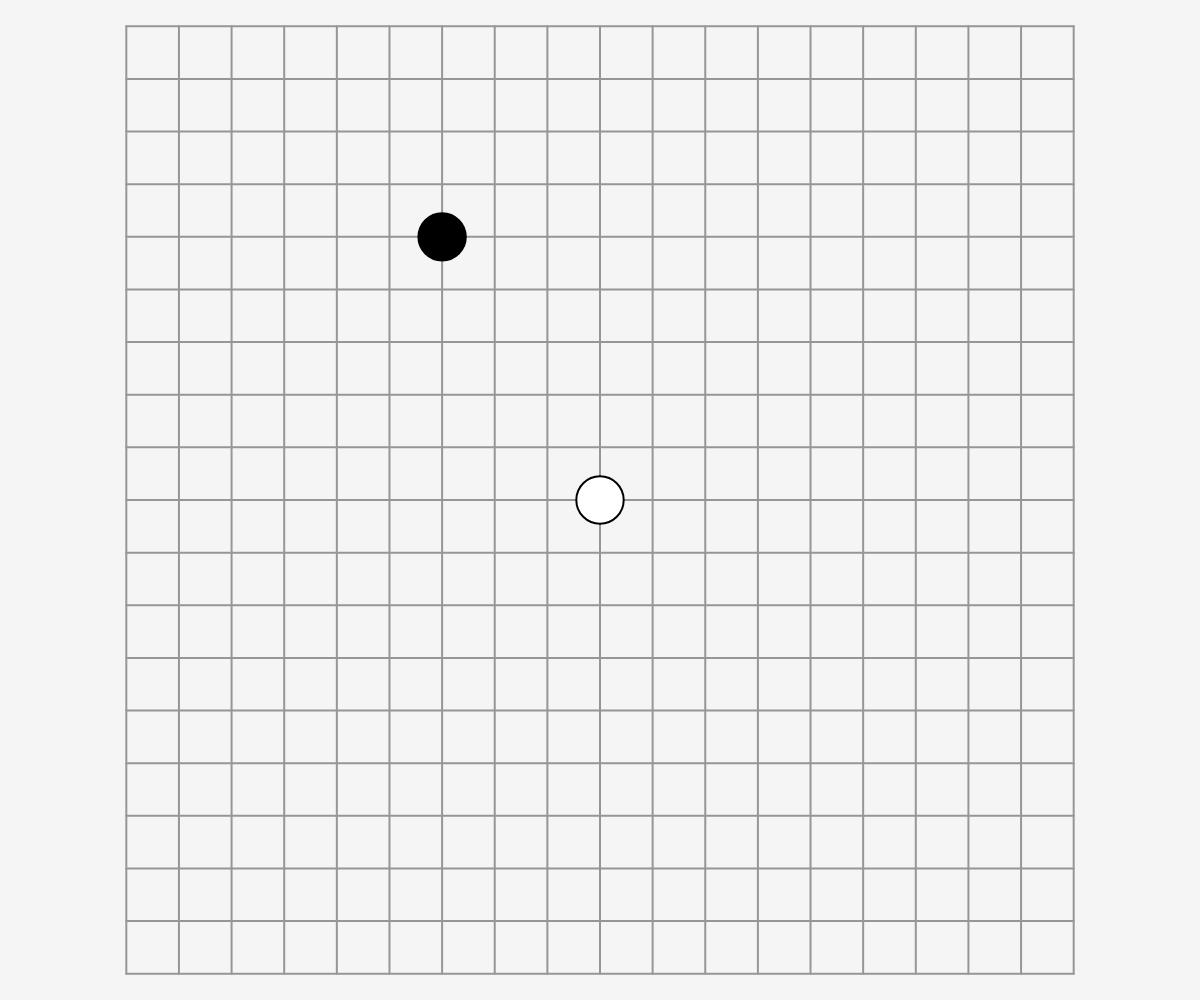
Frame 1 (no input)
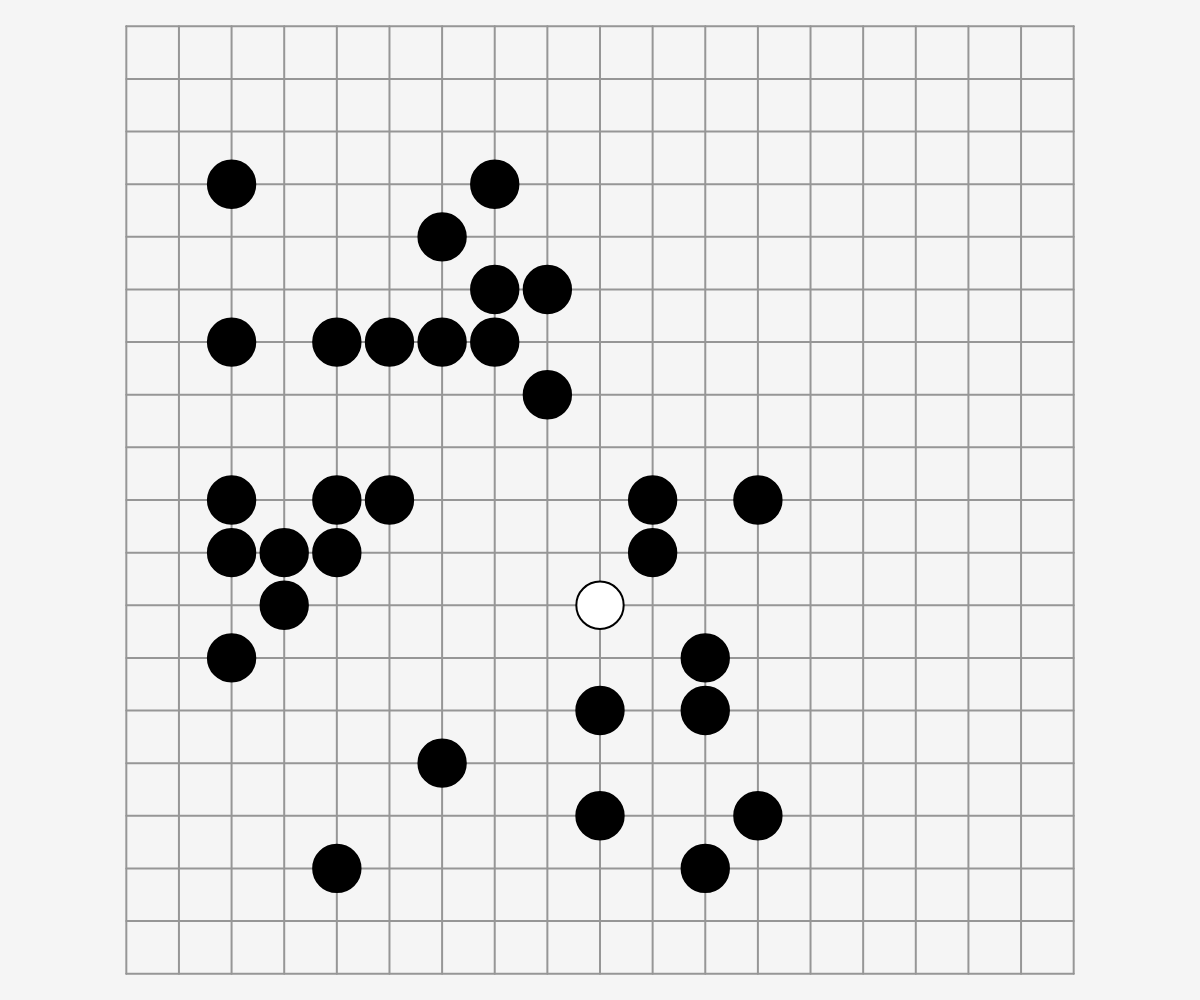
Frame 60 (no input)
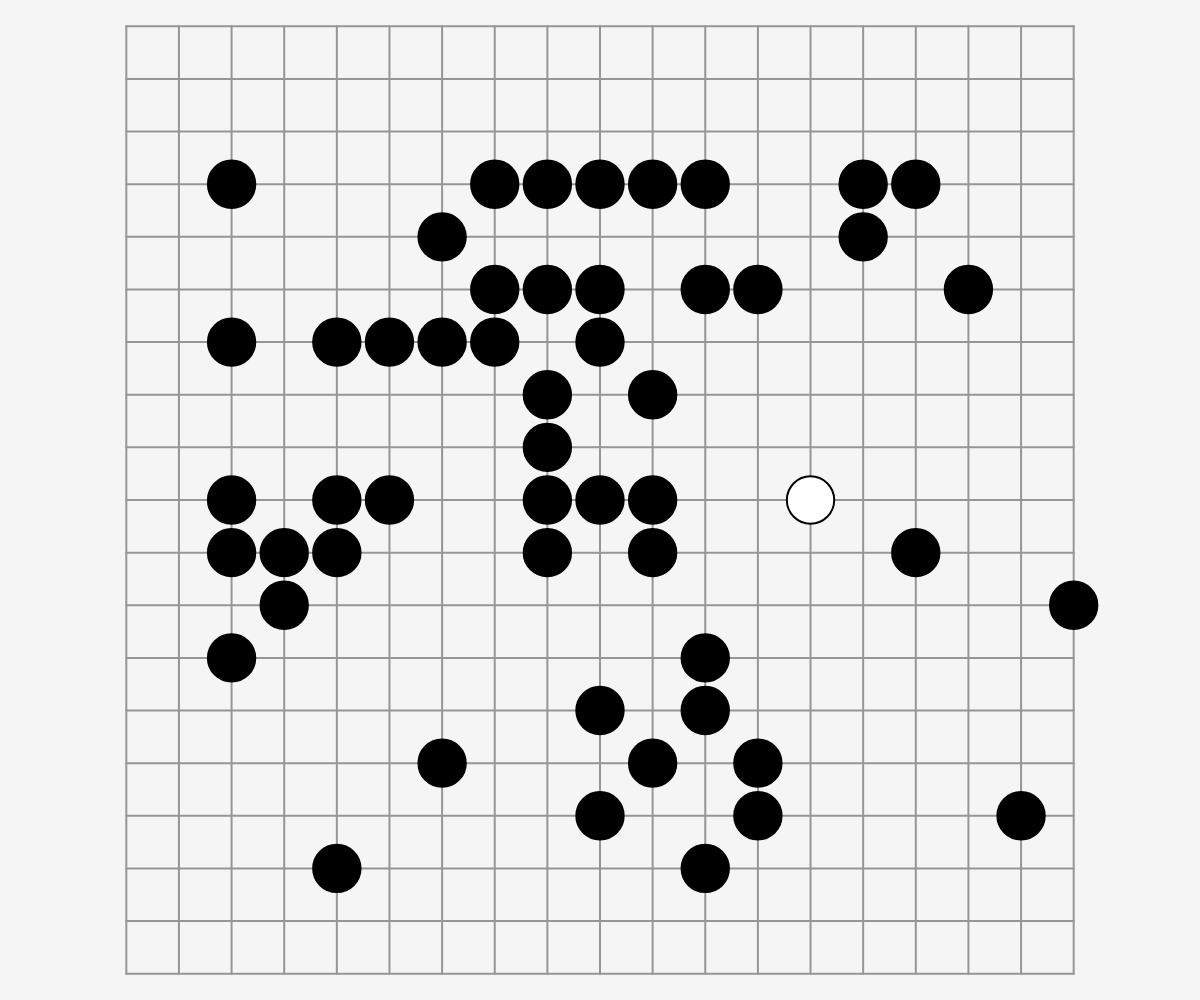
Frame 120 (the mouse pressed at the canvas centre since frame 60)

The p5.js sketch that drew these frames (run headless with seeded random() and noise() and a simulated clock; from frame 60 on, the mouse is pressed at the canvas centre):

// p5.js sketch
// ── sketch.js
let board, l
let win = [0,0]
var t = 0
function setup(){
    createCanvas(window.innerWidth,window.innerHeight)
    background(245)


    board = []
    for(let i = 0; i < 19; i++){
        let row = []
        for(let j = 0; j < 19; j++){
            row.push(0)
        }
        board.push(row)
    }
    board[9][9] = 1

    l = min(width/19.0,height/19.0)
  
}

function draw(){
    if(t == 0){
        randomPlayer(board, true)
    }else{
        randomPlayer(board, false)
    }
    t = (t+1)%2
    drawBoard(board,l)
    checkGameOver(board)
}

function checkGameOver(board){
    let p = getBallPos(board)
    if(p.y <= 1 || p.y >= board.length - 2){
        if(p.y <= 1){
            win[0]++
        }else{
            win[1]++
        }
        for(let i = 0; i < board.length; i++){
            for(let j = 0; j < board[0].length; j++){
                board[i][j] = 0
            }
        }
        board[floor(board.length/2)][floor(board[0].length/2)] = 1
        console.log('P1:'+win[0]+', P2:'+win[1] + ", P1 Win %:" + win[0]/(win[0]+win[1]))
    }
}

function randomPlayer(board, top){
    let p = getBallPos(board)
    let row = p.y + floor(random(0,7)) * (top?-1:1)
    let col = p.x + floor(random(-5,6))
    if(random(1)<.5){
        longestJump(board,p.y,p.x, top)
    }else{
        if(inBounds(board,col,row) && board[row][col] == 0){
            board[row][col] = 2
        }
    }
}

function randomPlayer2(board, top){
    let p = getBallPos(board)
    let row = p.y + 1 * (top?-1:1)
    let col = p.x
    if(random(1)<.5){
        longestJump(board,p.y,p.x, top)
    }else{
        if(inBounds(board,col,row) && board[row][col] == 0){
            board[row][col] = 2
        }
    }
}

function randomPlayer3(board, top){
    let p = getBallPos(board)
    let row = p.y + 1 * (top?-1:1)
    let col = p.x + floor(random(-1,2))
    if(random(1)<.5){
        longestJump(board,p.y,p.x, top)
    }else{
        if(inBounds(board,col,row) && board[row][col] == 0){
            board[row][col] = 2
        }
    }
}

function getBallPos(board){
    var result = createVector(-1,-1)
    for(let i = 0; i < board.length; i++){
        for(let j = 0; j < board[0].length; j++){
            if(board[i][j] == 1){
                result = createVector(j,i)
            }
        }
    }
    return result
}

function longestJump(board, row, col, top){
    let s
    if(top){
        s = -1
    }else{
        s = 1
    }
    let dir = [[1,0],[1,1*s],[0,1*s],[-1,1*s],[-1,0]]
    let spots = []
    let ds = []
    for(let i = 0; i < dir.length; i++){
        let s = jumpDir(board, col, row, dir[i][0],dir[i][1],0)
        if(s[0]!=-1){
            spots.push(s)
            ds.push(dir[i])
        }
    }

    let max, maxDir, d
    if(spots.length > 0){
        max = spots[0]
        maxDir = ds[0]
        d = dist(max[0],max[1],col,row)
        for(let i = 1; i < spots.length; i++){
            let d2 = dist(spots[i][0],spots[i][1],col,row)
            if(d2 > d){
                max = spots[i]
                d = d2
                maxDir = ds[i]
            }
        }
        let r = row
        let c = col
        while(r != max[1] || c != max[0]){
            board[r][c] = 0
            r += maxDir[1]
            c += maxDir[0]
        }
        board[max[1]][max[0]] = 1
    }

}

function jumpDir(board, x, y, dx, dy,count){
    let pX = x + dx
    let pY = y + dy
    if(!inBounds(board,pX,pY)){
        return [-1,-1]
    }
    else if(board[pY][pX] == 0 && count == 0){
        return [-1,-1]
    }else if(board[pY][pX] == 2){
        return jumpDir(board,pX,pY, dx, dy, count + 1)
    }else{
        return [pX, pY]
    }
}

function inBounds(board, x, y){
    return y>=0 && y < board.length && x>=0 && x < board[y].length
}

function drawBoard(board, l){
    background(245)
    push()
    translate(width/2.0, height/2.0)
    strokeWeight(2)
    stroke(150)
    for(let i = -9; i<= 9; i++){
        line(i*l,-9*l,i*l,9*l)
        line(-9*l,i*l,9*l,i*l)
    }
        stroke(0)
    strokeWeight(2)
    for(let i = -9; i<= 9; i++){
        for(let j = -9; j <= 9; j++){
            if(board[i+9][j+9]==1){
                fill(255)
                ellipse(j*l,i*l,l*.9,l*.9)
            }else if(board[i+9][j+9]==2){
                fill(0)
                ellipse(j*l,i*l,l*.9,l*.9)
            }
        }
    }
    pop()
}
